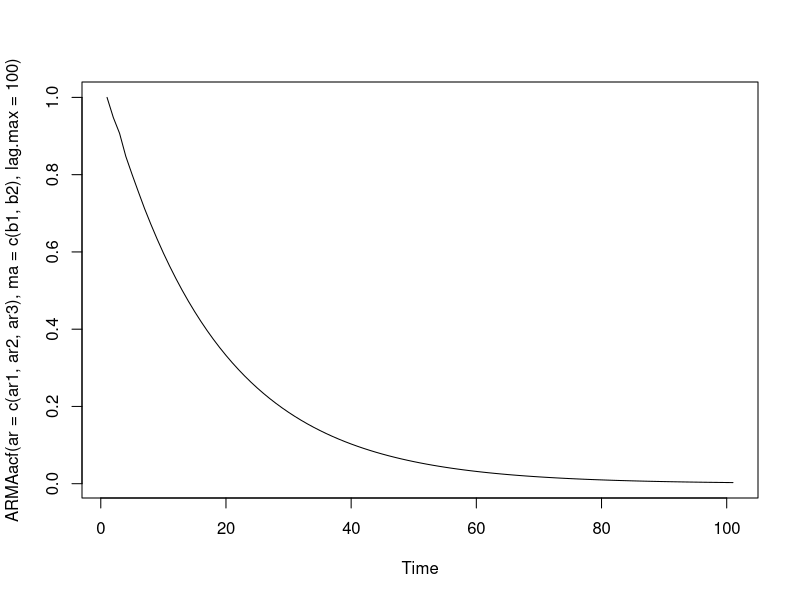
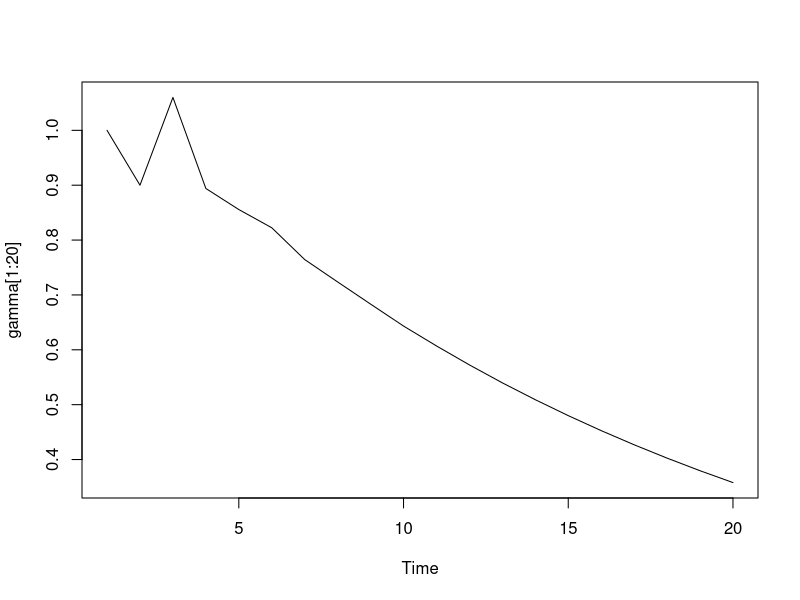

Reproduce these figures in R, in order. (Note: this script raises an error after producing the figures.)




# ════════════════════════════════════════════════════════════════════
# Exercise 4: ARMA(3,2)
# ════════════════════════════════════════════════════════════════════
# Second process: ARMA(3,2)
# AR-coefficients
ar1<-0.4
ar2<-0.3
ar3<-0.2
b1<-0.5
b2<-0.4

ts.plot(ARMAacf(ar=c(ar1,ar2,ar3),ma=c(b1,b2),lag.max=100))


# Roots of characteristic polynomial
1/(Arg(polyroot(c(-ar3,-ar2,-ar1,1)))/pi)
abs(polyroot(c(-ar3,-ar2,-ar1,1)))

# MA inversion
# Compute long sequence: need more values than L for MSE forecasts below
gamma<-c(1,ARMAtoMA(ar=c(ar1,ar2,ar3),ma=c(b1,b2),lag.max=1000))
ts.plot(gamma[1:20])
# L-length now- and MSE forecast
gamma0<-gamma[1:L]
gammah<-gamma[h+(1:L)]


# Compute MSE-DFP
cor_vec_mat<-compute_acf_at_lags_zero_delta_func(max_lag,h,gammah,gamma0)$cor_vec
alpha0_vec<-c(0.9,0.45,0.22,0.1,0)
#alpha0_vec<-5*c(0.9,0.45,0.22,0.1,0)
b_mat<-b_mat_unscaled<-a_mat<-lambda_vec2<-NULL
cor_vec_2<-matrix(ncol=2,nrow=length(alpha0_vec))

for (i in 1:length(alpha0_vec))#i<-1
{
  alpha0<-alpha0_vec[i]
  # Function for deriving b0  
  b0<-compute_mse_dfp(alpha0,gamma0,gammah)$b0
  # This is the same as 
  lambda<-as.double((alpha0-t(gamma0)%*%gammah)/(t(gamma0)%*%gamma0))
  b0_simpler<-gammah+lambda*gamma0
  max(abs(b0-b0_simpler))
  b_mat_unscaled<-cbind(b_mat_unscaled,b0)
  
  lambda_vec2<-lambda
  # MSE scaling is not used anymore (closed-form solution is already MSE optimal)  
  if (F)
  {
    scale<-as.double(t(b0)%*%gammah/(t(b0)%*%b0))
    b0<-scale*b0
  }
  # Compute minimum phase DFP  
  if (use_min_phase)
  {
    # Compute roots      
    roots<-polyroot(b0)
    # Invert unstable roots      
    roots[which(abs(roots)>1)]<-1/roots[which(abs(roots)>1)]
    # Compute coefficients from roots: minimum phase version of DFP      
    b_min_phase<-Re(rev(poly_from_roots(roots)))
    # Check lag-one ACF: the same
    b0[1:(length(b0)-1)]%*%b0[2:length(b0)]/t(b0)%*%b0-b_min_phase[1:(length(b_min_phase)-1)]%*%b_min_phase[2:length(b_min_phase)]/b_min_phase%*%b_min_phase
    b0<-b_min_phase
  }
  # Use either solution
  b_mat<-cbind(b_mat,b0)
  # AR-inversion (problem: b0 is not always invertible)  
  a_mat<-cbind(a_mat,-ARMAtoMA(ar=-b0[2:L]/b0[1],lag.max=L))
  
  # Compute CCF  
  cor_vec<-compute_acf_at_lags_zero_delta_func(max_lag,h,b_mat[,ncol(b_mat)],gamma0)$cor_vec
  cor_vec_mat<-cbind(cor_vec_mat,cor_vec)
  # Extract CCF at lead 0 and h  
  cor_vec_2[i,1]<-cor_vec[1]
  cor_vec_2[i,2]<-cor_vec[1+h]
}

# Check DFP constraint: should vanish
# Note: neither b_mat nor gamma0 are scaled to unit length and therefore alpha0_vec is not a correlation
t(b_mat)%*%gamma0-alpha0_vec
# Alternative check DFP constraint: should vanish
# Note: since cor_vec is the CCF we have to scale alpha0_vec by inverse lengths of gamma0 and b
cor_vec_1[,1]-alpha0_vec/sqrt(diag((t(b_mat)%*%b_mat))*as.double(t(gamma0)%*%gamma0))
# Check AR-inversion: the max absolute deviations should vanish (all designs are non-invertible and therefore one observes numerical cancellation effects, i.e., absolute deviations do not vanish exactly)
for (i in  1:length(alpha0_vec))#i<-1
{
  b0<-b_mat[,i]
  ar_vec<-a_mat[,i]
  print(max(abs(c(1,ARMAtoMA(ar=ar_vec,lag.max=L-1))-b0/b0[1])))
}



mplot3<-scale(cbind(gammah,b_mat),center=F,scale=T)/sqrt(L-1)
#mplot3<-cbind(gammah,b_mat)

mplot4<-cor_vec_mat[1:22,]*as.double(sqrt(gamma0%*%gamma0)/sqrt(gamma%*%gamma))

#--------------
# AR-inversion of DFP: we rely on possibility B described above
# Solution B: compute DFP AR-weights by convolution of original AR weights with DFP (MA inversion)
# 1. Compute AR-inversion of ARMA
ar_inv<-c(1,ARMAtoMA(ar=-c(b1,b2),ma=-c(ar1,ar2,ar3),lag.max=L))
# 1.1 check: the following should give an identity
filt1<-ar_inv
filt2<-gamma
conv_two_filt_func(filt1,filt2)$conv[1:10]

# 2. Compute AR weights of MSE and DFP predictors
# a. MSE
filt2<-gammah
ar_mse_arma32<-conv_two_filt_func(filt1,filt2)$conv
# b. DFP
ar_dfp_arma32_mat<-NULL
for (i in 1:length(alpha0_vec))
{
  # Use original (unscaled) MSE-DFP
  filt2<-b_mat_unscaled[,i]
  ar_dfp_arma32_mat<-cbind(ar_dfp_arma32_mat,conv_two_filt_func(filt1,filt2)$conv)
  
}
ts.plot(cbind(ar_mse_arma32,ar_dfp_arma32_mat)[1:L,],col=rainbow(ncol(a_mat)),main="Method B: MSE and DFP predictors AR-inverted")
lines(ar_mse_arma32,lwd=2)

# Check: apply filters to MA and AR representations
set.seed(1)
len<-1000
x<-eps<-rnorm(len)
for (i in 4:len)
{
  x[i]<-ar1*x[i-1]+ar2*x[i-2]+ar3*x[i-3]+eps[i]+b1*eps[i-1]+b2*eps[i-2]
}

y_dfp_ar32<-y_dfp_ma32<-rep(NA,len)
# Select DFP design
k<-2
for (i in L:len)
{
  y_dfp_ma32[i]<-b_mat_unscaled[,k]%*%eps[i:(i-L+1)]
  y_dfp_ar32[i]<-ar_dfp_arma32_mat[1:L,k]%*%x[i:(i-L+1)]
}
# Both series are identical up to negligible finite MA/AR inversion errors
ts.plot(cbind(y_dfp_ma32,y_dfp_ar32)[1:200,])
# Maximal error is negligible (due to finite length MA/AR inversions)
max(na.exclude(abs(y_dfp_ma32-y_dfp_ar32)[1:200]))


#-------------------------------------------------
# Plot


par(mfrow=c(2,2))

#ts.plot(gammah1,main=paste("MSE first process: h=",h,sep=""),col="green",xlab="",ylab="")

#ts.plot(gammah,main="Second process",col="green",xlab="",ylab="")


colo<-c("green","brown","orange","blue","violet","red")
# Scale filters
ts.plot(mplot1,main="Predictors: AR(3)",col=colo,xlab="",ylab="")
mtext("MSE",line=-1,col=colo[1])
#mtext(expression(paste("DFP ",alpha[0],"=0.9, ",rho,"=",0.92)),line=-2,col=colo[2])
#mtext(expression(paste("    ",alpha[0],"=0.45, ",rho,"=",0.76)),line=-3,col=colo[3])
#mtext(expression(paste("    ",alpha[0],"=0.22, ",rho,"=",0.51)),line=-4,col=colo[4])
#mtext(expression(paste("    ",alpha[0],"=0.1, ",rho,"=",0.26)),line=-5,col=colo[5])
#mtext(expression(paste("    ",alpha[0],"=0, ",rho,"=",0.0)),line=-6,col=colo[6])
mtext(expression(paste("DFP ",alpha[0],"=0.9 ")),line=-2,col=colo[2])
mtext(expression(paste("    ",alpha[0],"=0.45 ")),line=-3,col=colo[3])
mtext(expression(paste("    ",alpha[0],"=0.22 ")),line=-4,col=colo[4])
mtext(expression(paste("    ",alpha[0],"=0.1 ")),line=-5,col=colo[5])
mtext(expression(paste("    ",alpha[0],"=0 ")),line=-6,col=colo[6])
abline(h=0)

cor_vec_1


ts.plot(mplot3,main="ARMA(3,2)",col=colo,xlab="",ylab="")
#mtext("MSE",line=-1,col=colo[1])
#mtext(expression(paste("    ",alpha[0],"=0.9, ",rho,"=",0.99)),line=-2,col=colo[2])
#mtext(expression(paste("    ",alpha[0],"=0.45, ",rho,"=",0.96)),line=-3,col=colo[3])
#mtext(expression(paste("    ",alpha[0],"=0.22, ",rho,"=",0.84)),line=-4,col=colo[4])
#mtext(expression(paste("    ",alpha[0],"=0.1, ",rho,"=",0.58)),line=-5,col=colo[5])
#mtext(expression(paste("    ",alpha[0],"=0, ",rho,"=",0.0)),line=-6,col=colo[6])
abline(h=0)

plot(mplot2[,1],main="CCF",axes=F,type="l",xlab="",ylab="",col=colo[1],lwd=1,ylim=c(min(mplot2),max(mplot2)))
for (i in 2:ncol(mplot2))
{  
  lines(mplot2[,i],col=colo[i])
}
#mtext("MSE",line=-1,col=colo[1])
#mtext(expression(paste("DFP ",alpha[0],"=0.9")),line=-2,col=colo[2])
#mtext(expression(paste("DFP ",alpha[0],"=0.45")),line=-3,col=colo[3])
#mtext(expression(paste("DFP ",alpha[0],"=0.22")),line=-4,col=colo[4])
#mtext(expression(paste("DFP ",alpha[0],"=0.1")),line=-5,col=colo[5])
#mtext(expression(paste("DFP ",alpha[0],"=0")),line=-6,col=colo[6])
abline(v=max_lag+1,lty=1)
abline(v=max_lag+1+h,lty=2)
abline(h=0)
axis(1,at=1:nrow(mplot2),labels=-max_lag-1+1:(nrow(mplot2)))
axis(2)
box()

plot(mplot4[,1],main="",axes=F,type="l",xlab="",ylab="",col=colo[1],lwd=1,ylim=c(min(mplot4),max(mplot4)))
for (i in 2:ncol(mplot4))
{  
  lines(mplot4[,i],col=colo[i])
}
abline(h=0)
#mtext("MSE",line=-1,col=colo[1])
#mtext(expression(paste("DFP ",alpha[0],"=0.9")),line=-2,col=colo[2])
#mtext(expression(paste("DFP ",alpha[0],"=0.45")),line=-3,col=colo[3])
#mtext(expression(paste("DFP ",alpha[0],"=0.22")),line=-4,col=colo[4])
#mtext(expression(paste("DFP ",alpha[0],"=0.1")),line=-5,col=colo[5])
#mtext(expression(paste("DFP ",alpha[0],"=0")),line=-6,col=colo[6])
abline(v=max_lag+1,lty=1)
abline(v=max_lag+1+h,lty=2)
axis(1,at=1:nrow(mplot4),labels=-max_lag-1+1:(nrow(mplot4)))
axis(2)
box()


mat_cor_vec<-round(cbind(cor_vec_1,cor_vec_2),2)

# Must use a special proceeding when utilizing greek letters in column or rownames

rownames(mat_cor_vec) <- c("$\\alpha_0=0.9$","$\\alpha_0=0.45$","$\\alpha_0=0.22$","$\\alpha_0=0.1$","$\\alpha_0=0$")
colnames(mat_cor_vec) <- c(" $\\textrm{Process 1: CCF }\\delta=0$","$\\delta=5$","$\\textrm{Process 2: } \\delta=0$","$\\delta=5$")

mat_cor_vec


if (F)
{
  tbl <- xtable(mat_cor_vec)
  caption(tbl)<-paste("CCFs of the DFP predictors for the first process (columns 1–2) and the second process (columns 3–4) evaluated at $\\delta=0$ (columns 1 and 3) and at $\\delta=h=5$ (columns 2 and 4), shown for multiple values of the decoupling parameter $\\alpha_0$. Note that $\\alpha_0$ generally differs from the CCF at $\\delta=0$ except in the case of complete decoupling (columns 1 and 3, last row).")
  label(tbl)<-"ar3_decoupling"
  
  print.xtable(tbl, sanitize.text.function = function(x) x)
}


















# ════════════════════════════════════════════════════════════════════
# Exercise 5: Complete decoupling and limit to look ahead
# ════════════════════════════════════════════════════════════════════
# Intuitively difficult since latest observation most important.



# ════════════════════════════════════════════════════════════════════
# Exercise 6: Leading indicator DFP
# ════════════════════════════════════════════════════════════════════
















####################################################
# R code for solving phase excess theta as a function of betah


# Define lengths of MSE predictors and angle thetah between them
# We use the same gammah, gammahm1 as in above plot
gammahm1<-c(3,1)*0.44*1.2
gammah<-c(1.5,1)*0.66*1.2
betah<--0.1

lh<-sqrt(sum(gammah^2))
lhm1<-sqrt(sum(gammahm1^2))
thetah<-atan2(gammah[2],gammah[1])- atan2(gammahm1[2],gammahm1[1])


a<-lh-cos(thetah)*lhm1
b<-sin(thetah)*lhm1
c<--betah



solve_acos_bsin_eq <- function(a, b, c) {
  R <- sqrt(a^2 + b^2)
  if (R == 0) {
    if (c == 0) return(list(status = "infinite solutions (all theta)", theta = NULL, phi = NA, R = 0))
    return(list(status = "no solution", theta = NULL, phi = NA, R = 0))
  }
  phi <- atan2(b, a)                # phase shift
  x <- c / R
  # Clamp for numerical safety
  x <- max(min(x, 1), -1)
  if (abs(c) > R + .Machine$double.eps^0.5) {
    return(list(status = "no real solution (|c| > R)", theta = NULL, phi = phi, R = R))
  }
  if (abs(abs(x) - 1) < 1e-14) {
    # Single solution modulo 2π
    theta <- if (x > 0) phi else (phi + pi)
    theta <- atan2(sin(theta), cos(theta))  # wrap to (-pi, pi]
    return(list(status = "one solution modulo 2π", theta = theta, phi = phi, R = R))
  }
  alpha <- acos(x)
  theta1 <- phi + alpha
  theta2 <- phi - alpha
  # Wrap to (-pi, pi]
  wrap <- function(t) atan2(sin(t), cos(t))
  theta <- sort(c(wrap(theta1), wrap(theta2)))
  list(status = "two solutions modulo 2π", theta = theta, phi = phi, R = R)
}

# Find theta for given a,b,c
solve_acos_bsin_eq(a, b, c )

#########################################################























#######################################################################################################

# Example: DFP for a given tau
# Example in the paper but no plot




max_lag<-2
L<-50
h<-3
# First AR(3)
lambda1<-0.3
lambda2<-0.8
lambda3<-0.2
ar1<-ar11<-lambda1+lambda2+lambda3
ar2<-ar21<--lambda1*lambda2-lambda1*lambda3-lambda2*lambda3
ar3<-ar31<-lambda1*lambda2*lambda3

# Compute long sequence: need more values than L for MSE forecasts below
gamma<-ARMAtoMA(ar=c(ar1,ar2,ar3),lag.max=1000)

ts.plot(gamma[1:L])

gamma0<-gamma[1:L]
# MSE: last entries are vanishing (we could also insert the longer MA-expansion but this would not be the MSe estimate in the finite length MA case)
gammah<-c(gamma[h+(1:(L-h))],rep(0,h))

# Select lead over MSE
lead<--1

if (F)
{
  # Old code
  # Compute shifts at frequency zero
  tau0<-sum((0:(L-1))*gamma0)/sum(gamma0)
  tauh<-sum((0:(L-1))*gammah)/sum(gammah)
  
  # MSE is slightly leading
  tau0
  tauh
  tau<-lead
  # Formula for lambda0
  lambda0<--(tau*sum(gammah))/((tau+tauh-tau0)*sum(gamma0))
  # Compute b
  b<-gammah+lambda0*gamma0
  
}

# Compute shifts at frequency zero

dfp_obj<-mse_dfp_from_tau_func(gamma0,gammah,lead)
tau0=dfp_obj$tau0
tauh=dfp_obj$tauh
lambda0=dfp_obj$lambda0
b=dfp_obj$b
# Unitary DFP
b_opt<-b/as.double(sqrt(b%*%b))

# Check lead
taub<-sum((0:(L-1))*b_opt)/sum(b_opt)
# Should equal lead (or tau): this is an exact result
taub-tauh

# Compute alpha0
alpha0<-compute_alpha_0_func(gamma0,gammah,lambda0)$alpha0
# Replicate DFP predictor with DFP criterion in MSE_LA_closed_form_rank_two_func
criterion_number<-1
# Select large lambda
lambda<-1000
val_vec_target<-1
# Need to scale alpha0 since the optimization routine assumes scaled gamma0,gammah
val_vec_constraint<-alpha0/as.double(sqrt(gamma0%*%gamma0))

MSE_LA_obj<-MSE_LA_closed_form_rank_two_func(criterion_number,h,lambda,gammah,gamma0,val_vec_target,val_vec_constraint,L)

# Check: ratio should be nearly one (up to negligible errors due to roots of quartic equation)  
b_opt/MSE_LA_obj$b


#--------------------------------------------------------
# Plots

par(mfrow=c(3,2))

colo<-c("black","green","blue")

mplot<-scale(cbind(gamma0,gammah,b_opt),center=F,scale=F)#/sqrt((L-1))
colnames(mplot)<-c("Nowcast",paste("MSE ",h,"-step"),"DFP")
apply(mplot^2,2,sum)
plot(mplot[,1],main="Filters",axes=F,type="l",xlab="",ylab="",col=colo[1],lwd=1,ylim=c(min(mplot),max(mplot)))
mtext(colnames(mplot)[1],col=colo[1],line=-1)
for (i in 2:ncol(mplot))
{  
  lines(mplot[,i],col=colo[i],type="l")
  mtext(colnames(mplot)[i],col=colo[i],line=-i)
}  
lines(mplot[,2],col=colo[2])
axis(1,at=1:nrow(mplot),labels=0:(nrow(mplot)-1))
axis(2)
box()

mplot<-cbind(compute_acf_at_lags_zero_delta_func(max_lag,h,gammah,gamma0)$cor_vec,compute_acf_at_lags_zero_delta_func(max_lag,h,b_opt,gamma0)$cor_vec)




K<-600
mplot<-scale(cbind(gamma0,gammah,b_opt),center=F,scale=F)#/sqrt((L-1))
apply(mplot^2,2,sum)
colnames(mplot)<-c("Nowcast",paste("MSE ",h,"-step"),"DFP")
shift_mat<-amp_mat<-matrix(ncol=ncol(mplot),nrow=K+1)
colnames(shift_mat)<-colnames(amp_mat)<-colnames(mplot)
for (i in 1:ncol(mplot))
{  
  filt_obj<-amp_shift_func(K,mplot[,i],F)
  shift_mat[,i]<-apply(cbind(rep(0,K+1),filt_obj$shift),1,max)
  amp_mat[,i]<-filt_obj$amp
}  


mplot<-amp_mat
plot(mplot[,1],ylim=c(0,max(mplot)),axes=F,col=colo[1],type="l",xlab="Frequency",ylab="",main="Amplitude")
#mtext(colnames(mplot)[1],col=colo[1],line=-1)
for (i in 2:ncol(mplot))
{  
  lines(mplot[,i],col=colo[i],type="l")
  #  mtext(colnames(mplot)[i],col=colo[i],line=-i)
}  
abline(h=0)
axis(1,at=1+0:6*K/6,labels=c("0","pi/6","2pi/6","3pi/6","4pi/6","5pi/6","pi"))
axis(2)
box()

# Positive numbers signify left shift
mplot<-cbind(shift_mat[,1]-shift_mat[,1],shift_mat[,2]-shift_mat[,1],shift_mat[,3]-shift_mat[,1])
plot(mplot[,1],axes=F,col=colo[1],type="l",xlab="",ylab="",main="Leads over nowcast",ylim=c(min(mplot),max(mplot)))
mtext(colnames(mplot)[1],col=colo[1],line=-1)
for (i in 2:ncol(mplot))
{  
  lines(mplot[,i],col=colo[i],type="l")
  mtext(colnames(mplot)[i],col=colo[i],line=-i)
}  
abline(h=0)
axis(1,at=1+0:6*K/6,labels=c("0","pi/6","2pi/6","3pi/6","4pi/6","5pi/6","pi"))
axis(2)
box()


# 1. Linear trend
len<-10000
x<-1:len
# Scale all filters to unit-length
filter_mat<-cbind(gamma0/mean(gamma0),gammah/mean(gammah),b_opt/mean(b_opt))/L
apply(filter_mat,2,sum)
y_out_mat<-filter(x,filter_mat[,1],side=1)
y_out_mat<-cbind(y_out_mat,filter(x,filter_mat[,2],side=1))
y_out_mat<-cbind(y_out_mat,filter(x,filter_mat[,3],side=1))
colnames(y_out_mat)<-c("Process=nowcast",paste("MSE ",h,"-step",sep=""),"DFP")
colo<-c("black","green","blue")

anf<-100
enf<-110
ts.plot(y_out_mat[anf:enf,]-(anf-tau0-1),col=colo,main="Linear trend",xlab="",ylab="")
#mtext("Nowcast",line=-1,col=colo[1])
#mtext("MSE",line=-2,col=colo[2])
#mtext("DFP",line=-3,col=colo[3])
abline(h=4)

set.seed(345)

x<-rnorm(len)
y_out_mat<-filter(x,filter_mat[,1],side=1)
y_out_mat<-cbind(y_out_mat,filter(x,filter_mat[,2],side=1))
y_out_mat<-cbind(y_out_mat,filter(x,filter_mat[,3],side=1))
colnames(y_out_mat)<-c("Process=nowcast",paste("MSE ",h,"-step",sep=""),"DFP")

ts.plot(scale(y_out_mat[290:320,],center=F,scale=T),main="White noise",col=colo,xlab="",ylab="")
abline(h=0)

#######################################################################################################




# Example DFP applied to MA(9)
# It relies on quadratic DFP in lambda1,lambda2: function DFP_compute_lambda_alpha0_func above.



# We use the solution to the first unitary DFP criterion: quadratic in lambda
# Advantage: alpha0 in decoupling constraint is lag-zero CCF (theta)

# Design
h<-5
L<-10
ar1<-0.9
ar2<-0.
# Use c(1,ARMAtoMA(ar=c(ar1,ar2),lag.max=L)) since the weight 1 of epsilon_t is omitted
gamma<-c(1,ARMAtoMA(ar=c(ar1,ar2),lag.max=L-1))
# Forecast horizon
delta<-h

# Compute MSE forecast and nowcast (the latter is the DGP since x_t is causal)
gamma0<-gamma
gammah<-c(gamma0[(h+1):L],rep(0,h))

# CCF of MSE predictor at delta=0
ccf_mse0<-as.double(t(gammah)%*%gamma0/sqrt(t(gamma0)%*%gamma0*t(gammah)%*%gammah))

# Compute alpha0 in decoupling constraint: this is also the lag zero CCF (or theta)
# Impose mild decoupling and complete decoupling
alpha0_vec<-c(ccf_mse0/2,0)
# Compute DFP predictors
b0_mat<-matrix(nrow=L,ncol=length(alpha0_vec))
lambda1<-lambda2<-NULL
for (i in 1:length(alpha0_vec))
{ 
  alpha0<-alpha0_vec[i]
  # Compute quadratic in lambda and then unit length DFP  
  b0_obj<-DFP_compute_lambda_alpha0_func(gamma0,gammah,h,L,alpha0)
  b0_mat[,i]<-b0_obj$b0
  lambda1<-c(lambda1,b0_obj$lambda1)
  lambda2<-c(lambda2,b0_obj$lambda2)
  
}
colnames(b0_mat)<-c("DFP mild","DFP complete")

ts.plot(b0_mat)
# Check: should be one on diagonal (unit length)
diag(t(b0_mat)%*%b0_mat)


#----------------------------------------------
# Apply filters to data
# generate filtered series
len1<-100000

set.seed(4)
eps<-rnorm(len1)
mat_out<-matrix(nrow=len1,ncol=3)
z<-mse<-fast_for<-rep(NA,len)
for (i in L:len1)
{
  # DGP  
  z[i]<-gamma0%*%eps[i:(i-L+1)]
  # MSE and DFP predictors  
  mat_out[i,1]<-gammah%*%eps[i:(i-L+1)]
  mat_out[i,2]<-b0_mat[,1]%*%eps[i:(i-L+1)]
  mat_out[i,3]<-b0_mat[,2]%*%eps[i:(i-L+1)]
}
colnames(mat_out)<-c("mse",colnames(b0_mat))
colo<-c("black","green","royalblue")
ts.plot(scale(mat_out[500:min(1000,len1),],scale=T,center=F),col=colo)
for (i in 1:ncol(mat_out))
  mtext(colnames(mat_out)[i],col=colo[i],line=-i)

#-----------------------
max_lag<-0

# Simon's proposal: MSE-predictor of x_{t+h}-x_t
#gammah<-gammah-gamma0


# Compute CCFs of predictors
# MSE
gamma1<-gammah
# Add zeroes to avoid NAs
gamma_ref<-c(gamma0,rep(0,100))
ccf_mat<-compute_ccf_func(gamma1,gamma_ref,h,max_lag,L)$cor_vec
# DFP mild
# Add zerors to avoid NAs
gamma1<-b0_mat[,1]
ccf_mat<-cbind(ccf_mat,compute_ccf_func(gamma1,gamma_ref,h,max_lag,L)$cor_vec)
# DFP mild
gamma1<-b0_mat[,2]
ccf_mat<-cbind(ccf_mat,compute_ccf_func(gamma1,gamma_ref,h,max_lag,L)$cor_vec)

colnames(ccf_mat)<-c("MSE",colnames(b0_mat))


#----------------------------------------
# Generate plot and table


colo<-c("green","red","royalblue")

layout(matrix(c(1,2,3,3), 2, 2, byrow = T)) 


mplot<-cbind(gammah,b0_mat)
plot(mplot[,1],main="Predictor",axes=F,type="l",xlab="Lags",ylab="",col=colo[1],lwd=1,ylim=c(min(mplot),max(mplot)))
lines(mplot[,2],col=colo[2])
lines(mplot[,3],col=colo[3])
abline(h=0)
axis(1,at=1:nrow(mplot),labels=-1+1:nrow(mplot))
axis(2)
box()


mplot<-ccf_mat
plot(mplot[,1],main="CCF",axes=F,type="l",xlab="Leads",ylab="",col=colo[1],lwd=1,ylim=c(min(mplot),max(mplot)))
lines(mplot[,2],col=colo[2])
lines(mplot[,3],col=colo[3])
abline(v=max_lag+1,col="royalblue")
abline(v=max_lag+1+h)
abline(h=0)
text(5,0.7,"MSE",col=colo[1])
text(5,0.5,"Partial decoupling",col=colo[2])
text(5,0.1,"Complete decoupling",col=colo[3])

axis(1,at=1:nrow(mplot),labels=-(max_lag+1)+1:nrow(mplot))
axis(2)
box()

anf<-900
anf<-1300
anf<-1500
anf<-1800
anf<-3200
mplot<-scale(mat_out[anf:min(anf+80,len1),],scale=T,center=F)

plot(mplot[,1],main="Forecast",axes=F,type="l",xlab="",ylab="",col=colo[1],lwd=1,ylim=c(min(mplot),max(mplot)))
lines(mplot[,2],col=colo[2])
lines(mplot[,3],col=colo[3])
abline(h=0)
axis(1,at=(1:(nrow(mplot)/10))*10,labels=(1:(nrow(mplot)/10))*10)
axis(2)
box()




mplot<-cbind(gammah,b0_mat)

# Performances: CCFs and lead at frequency zero
mat_cor_vec<-ccf_mat[c(max_lag+1,max_lag+1+h),]
colnames(mat_cor_vec)<-c("MSE","DFP weak decoupling","DFP complete decoupling")
rownames(mat_cor_vec)<-c("CCF at lag=0",paste("CCF at h=",h,sep=""))
mat_cor_vec
# Impose a positive sign of zero
mat_cor_vec[1,3]<-abs(mat_cor_vec[1,3])


# Time shifts at omega=0: DFP with complete decoupling is not meaningful because of phase reversal at zero
tauh<-(1:(L-1))%*%gammah[2:L]/sum(gammah)
tau_pd<-(1:(L-1))%*%b0_mat[2:L,1]/sum(b0_mat[,1])
tau_cd<-(1:(L-1))%*%b0_mat[2:L,2]/sum(b0_mat[,2])



mat_cor_vec<-rbind(mat_cor_vec,c(0,2.12,4.03))
mat_cor_vec[3,]<-round(mat_cor_vec[3,])

rownames(mat_cor_vec)[3]<-"Relative lead over MSE"
mat_cor_vec


#######################################################################################################


# Application of MSE-DFP to AR(3) and ARMA
